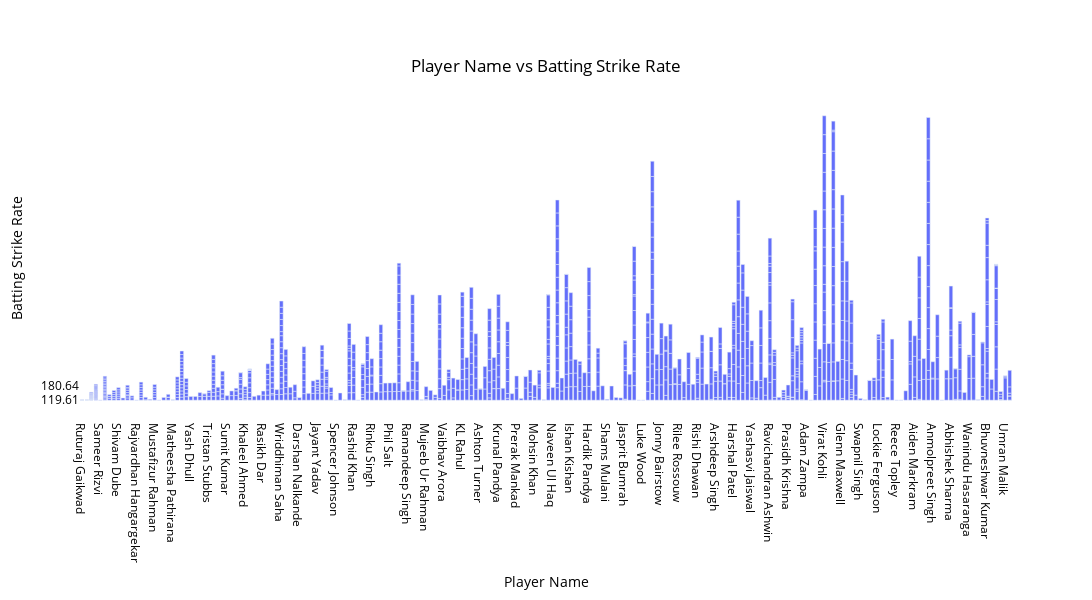

Here is the notebook cell this chart was saved with:
### Code cell
fig = px.bar(ipl_data, x='Player_Name', y='Batting_Strike_Rate', title='Player Name vs Batting Strike Rate')

fig.update_layout(
    xaxis_title='Player Name',
    yaxis_title='Batting Strike Rate',
    title={
        'text': 'Player Name vs Batting Strike Rate',
        'y':0.9,
        'x':0.5,
        'xanchor': 'center',
        'yanchor': 'top'
    },
    plot_bgcolor='rgba(0,0,0,0)',
    paper_bgcolor='rgba(0,0,0,0)',
    font=dict(color='black', size=12),
    width=1200,
    height=600
)

fig.show()

### Figure 1 — Plotly figure (JSON) as saved in the notebook; plotly's stock layout.template omitted (floating-point values rounded to 4 significant figures; data arrays with more than 128 entries replaced by an {"elided": "..."} marker saying what was removed)
{"data": [{"alignmentgroup": "True", "hovertemplate": "Player_Name=%{x}<br>Batting_Strike_Rate=%{y}<extra></extra>", "legendgroup": "", "marker": {"color": "#636efa", "pattern": {"shape": ""}}, "name": "", "offsetgroup": "", "orientation": "v", "showlegend": false, "textposition": "auto", "type": "bar", "x": {"elided": "1131 str values"}, "xaxis": "x", "y": {"elided": "1131 str values"}, "yaxis": "y"}], "layout": {"barmode": "relative", "font": {"color": "black", "size": 12}, "height": 600, "legend": {"tracegroupgap": 0}, "paper_bgcolor": "rgba(0, 0, 0, 0)", "plot_bgcolor": "rgba(0, 0, 0, 0)", "title": {"text": "Player Name vs Batting Strike Rate", "x": 0.5, "xanchor": "center", "y": 0.9, "yanchor": "top"}, "width": 1200, "xaxis": {"anchor": "y", "autorange": true, "domain": [0, 1], "range": [-0.5, 205.5], "title": {"text": "Player Name"}, "type": "category"}, "yaxis": {"anchor": "x", "autorange": true, "domain": [0, 1], "range": [-501.2, 9523.0], "title": {"text": "Batting Strike Rate"}, "type": "category"}}}
